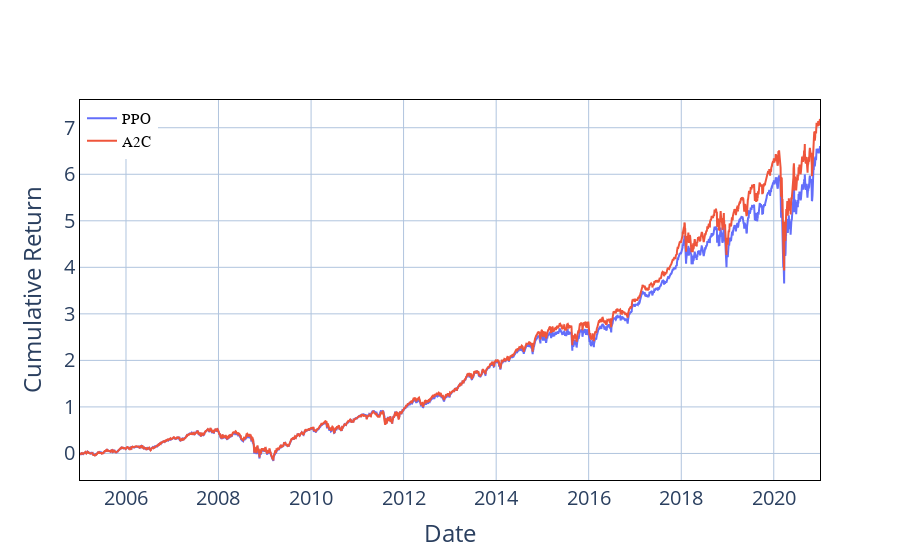

The cell this chart's notebook holds for it:
### Code cell
prediction_plot([trained_ppo, trained_a2c], env)

### Figure 1 — Plotly figure (JSON) as saved in the notebook; plotly's stock layout.template omitted (floating-point values rounded to 4 significant figures; data arrays with more than 128 entries replaced by an {"elided": "..."} marker saying what was removed)
{"data": [{"line": {"width": 2}, "mode": "lines", "name": "PPO", "type": "scatter", "x": {"elided": "4028 str values"}, "y": {"elided": "4028 float values"}}, {"line": {"width": 2}, "mode": "lines", "name": "A2C", "type": "scatter", "x": {"elided": "4028 str values"}, "y": {"elided": "4028 float values"}}], "layout": {"font": {"size": 20}, "legend": {"bgcolor": "White", "bordercolor": "white", "borderwidth": 2, "font": {"color": "black", "family": "sans-serif", "size": 15}, "traceorder": "normal", "x": 0, "y": 1}, "paper_bgcolor": "rgba(1,1,0,0)", "plot_bgcolor": "rgba(1, 1, 0, 0)", "title": {"x": 0.5, "xanchor": "center", "y": 0.85, "yanchor": "top"}, "xaxis": {"gridcolor": "LightSteelBlue", "gridwidth": 1, "linecolor": "black", "mirror": true, "showgrid": true, "showline": true, "title": {"text": "Date"}}, "yaxis": {"gridcolor": "LightSteelBlue", "gridwidth": 1, "linecolor": "black", "mirror": true, "showgrid": true, "showline": true, "title": {"text": "Cumulative Return"}, "zeroline": true, "zerolinecolor": "LightSteelBlue", "zerolinewidth": 1}}}
